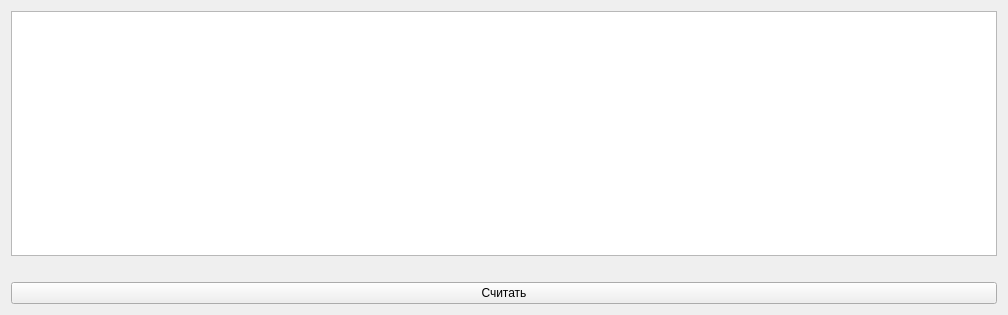
<?xml version="1.0" encoding="UTF-8"?>
<ui version="4.0">
 <class>TestLogic</class>
 <widget class="QWidget" name="TestLogic">
  <property name="geometry">
   <rect>
    <x>0</x>
    <y>0</y>
    <width>1008</width>
    <height>315</height>
   </rect>
  </property>
  <property name="windowTitle">
   <string>Form</string>
  </property>
  <layout class="QGridLayout" name="gridLayout">
   <item row="0" column="0">
    <widget class="QTableView" name="tableView"/>
   </item>
   <item row="1" column="0">
    <widget class="QLabel" name="label">
     <property name="text">
      <string/>
     </property>
    </widget>
   </item>
   <item row="3" column="0">
    <widget class="QPushButton" name="pushButton">
     <property name="text">
      <string>Считать</string>
     </property>
    </widget>
   </item>
  </layout>
 </widget>
 <resources/>
 <connections/>
</ui>
